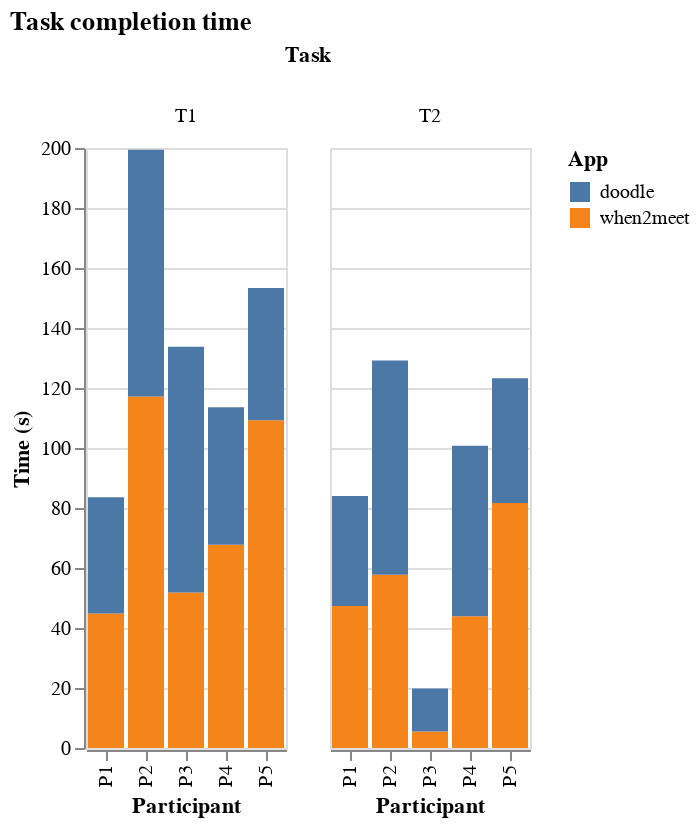

The notebook cell this image was saved under:
### Code cell
alt.Chart(df).mark_bar().encode(
    x=alt.X('user:N', title='Participant'),
    y=alt.Y('time_s:Q', title='Time (s)'),
    column=alt.Column('task:N', title='Task'),
    color=alt.Color('app:N', title='App')
).properties(
 title='Task completion time'   
)

### Figure 1 — Vega-Lite specification as saved in the notebook (floating-point values rounded to 4 significant figures)
{"config": {"view": {"continuousWidth": 400, "continuousHeight": 300}}, "data": {"name": "data-30830e7def3c6dd7ca7414151468819f"}, "mark": "bar", "encoding": {"color": {"type": "nominal", "field": "app", "title": "App"}, "column": {"type": "nominal", "field": "task", "title": "Task"}, "x": {"type": "nominal", "field": "user", "title": "Participant"}, "y": {"type": "quantitative", "field": "time_s", "title": "Time (s)"}}, "title": "Task completion time", "$schema": "https://vega.github.io/schema/vega-lite/v4.8.1.json", "datasets": {"data-30830e7def3c6dd7ca7414151468819f": [{"user": "P1", "app": "when2meet", "task": "T1", "week": "WB", "time": 44858, "timeUnit": "ms", "timeString": "44 seconds", "time_s": 44.86}, {"user": "P1", "app": "when2meet", "task": "T2", "week": "WB", "time": 47341, "timeUnit": "ms", "timeString": "47 seconds", "time_s": 47.34}, {"user": "P1", "app": "doodle", "task": "T1", "week": "WA", "time": 38701, "timeUnit": "ms", "timeString": "38 seconds", "time_s": 38.7}, {"user": "P1", "app": "doodle", "task": "T2", "week": "WA", "time": 36690, "timeUnit": "ms", "timeString": "36 seconds", "time_s": 36.69}, {"user": "P2", "app": "when2meet", "task": "T1", "week": "WA", "time": 117129, "timeUnit": "ms", "timeString": "117 seconds", "time_s": 117.1}, {"user": "P2", "app": "when2meet", "task": "T2", "week": "WA", "time": 57733, "timeUnit": "ms", "timeString": "57 seconds", "time_s": 57.73}, {"user": "P2", "app": "doodle", "task": "T1", "week": "WB", "time": 82263, "timeUnit": "ms", "timeString": "82 seconds", "time_s": 82.26}, {"user": "P2", "app": "doodle", "task": "T2", "week": "WB", "time": 71448, "timeUnit": "ms", "timeString": "71 seconds", "time_s": 71.45}, {"user": "P3", "app": "when2meet", "task": "T1", "week": "WB", "time": 51828, "timeUnit": "ms", "timeString": "51 seconds", "time_s": 51.83}, {"user": "P3", "app": "when2meet", "task": "T2", "week": "WB", "time": 5467, "timeUnit": "ms", "timeString": "5 seconds", "time_s": 5.467}, {"user": "P3", "app": "doodle", "task": "T1", "week": "WA", "time": 81903, "timeUnit": "ms", "timeString": "81 seconds", "time_s": 81.9}, {"user": "P3", "app": "doodle", "task": "T2", "week": "WA", "time": 14387, "timeUnit": "ms", "timeString": "14 seconds", "time_s": 14.39}, {"user": "P4", "app": "when2meet", "task": "T1", "week": "WA", "time": 67774, "timeUnit": "ms", "timeString": "67 seconds", "time_s": 67.77}, {"user": "P4", "app": "when2meet", "task": "T2", "week": "WA", "time": 43885, "timeUnit": "ms", "timeString": "43 seconds", "time_s": 43.88}, {"user": "P4", "app": "doodle", "task": "T1", "week": "WB", "time": 45774, "timeUnit": "ms", "timeString": "45 seconds", "time_s": 45.77}, {"user": "P4", "app": "doodle", "task": "T2", "week": "WB", "time": 56829, "timeUnit": "ms", "timeString": "56 seconds", "time_s": 56.83}, {"user": "P5", "app": "when2meet", "task": "T1", "week": "WB", "time": 109249, "timeUnit": "ms", "timeString": "109 seconds", "time_s": 109.2}, {"user": "P5", "app": "when2meet", "task": "T2", "week": "WB", "time": 81642, "timeUnit": "ms", "timeString": "81 seconds", "time_s": 81.64}, {"user": "P5", "app": "doodle", "task": "T1", "week": "WA", "time": 44088, "timeUnit": "ms", "timeString": "44 seconds", "time_s": 44.09}, {"user": "P5", "app": "doodle", "task": "T2", "week": "WA", "time": 41627, "timeUnit": "ms", "timeString": "41 seconds", "time_s": 41.63}]}}
